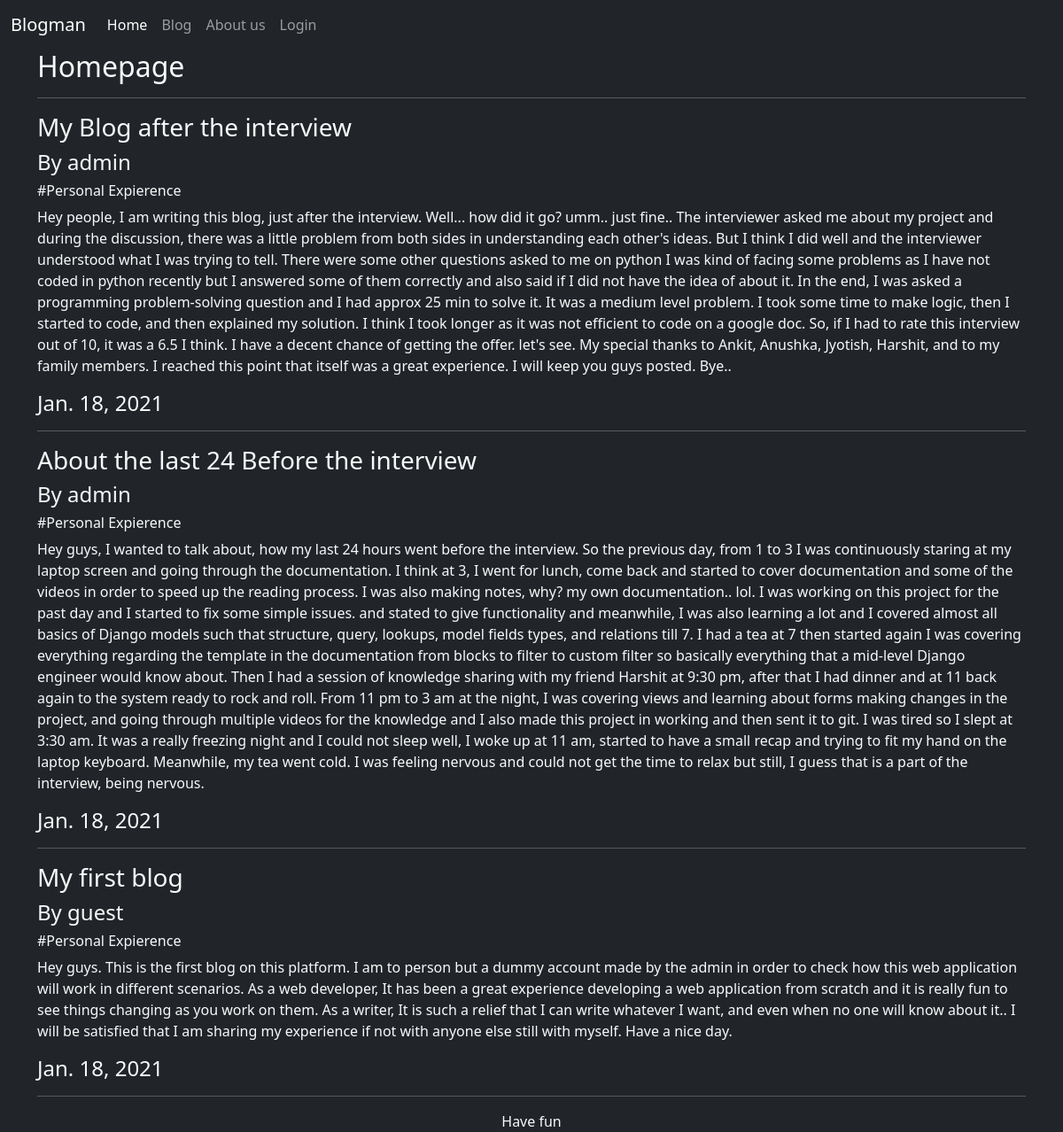
The page / on the database its author committed.
### blogs/models.py (models this page shows, shortened)
class Blog(models.Model):
	genre_type = [
		("Science and Technology","Science and Technology"),
		("Literature","Literature"),
		("Action","Action"),
		("Personal Expierence","Personal Expierence"),
	]
	author = models.CharField(max_length=30)
	title  = models.CharField(max_length=30)
	genre  = models.CharField(max_length = 30, blank = True, null = True, choices=genre_type)
	content= models.TextField(blank = False)
	date   = models.DateField(blank= False, auto_now=True)

### blogs/views.py (the view)
# urls.py: path('',blog_views.index,name="home"),
def index(request, *agrs, **kwargs):
	obj = Blog.objects.all()
	context={
		"blogs":obj
	}
	template = loader.get_template('index.html')
	return HttpResponse(template.render(context, request))

### templates/index.html (shortened to what this page needs)
{%extends 'Base.html'%}
{%block body%}
	<div class="container">
		<h2>Homepage</h2>
		<hr>
		{%for blog in blogs%}
			<h3>{{blog.title}}</h3>
			<h4>By {{blog.author}}<h4>
			<h6>#{{blog.genre}}</h6>
			<p>
				{{blog.content}}
			</p>
			<h4>{{blog.date}}</h4>
			<hr>
		{%endfor%}
	</div>
{%endblock%}

### rows shown on the page
Blog: title "My Blog after the interview", author "admin", genre "Personal Expierence", content "Hey people, I am writing this blog, just after the interview. Well... how did it go? umm.. just fine.. The interviewer asked me about my project and during the discussion, there was a little problem from both sides in understanding each other's ideas. But I think I did well and the interviewer understood what I was trying to tell. There were some other questions asked to me on python I was kind of facing some problems as I have not coded in python recently but I answered some of them correctly and also said if I did not have the idea of about it. In the end, I was asked a programming problem-solving question and I had approx 25 min to solve it. It was a medium level problem. I took some…", date "Jan. 18, 2021"
Blog: title "About the last 24 Before the interview", author "admin", genre "Personal Expierence", content "Hey guys, I wanted to talk about, how my last 24 hours went before the interview. So the previous day, from 1 to 3 I was continuously staring at my laptop screen and going through the documentation. I think at 3, I went for lunch, come back and started to cover documentation and some of the videos in order to speed up the reading process. I was also making notes, why? my own documentation.. lol. I was working on this project for the past day and I started to fix some simple issues. and stated to give functionality and meanwhile, I was also learning a lot and I covered almost all basics of Django models such that structure, query, lookups, model fields types, and relations till 7. I had a…", date "Jan. 18, 2021"
Blog: title "My first blog", author "guest", genre "Personal Expierence", content "Hey guys. This is the first blog on this platform. I am to person but a dummy account made by the admin in order to check how this web application will work in different scenarios. As a web developer, It has been a great experience developing a web application from scratch and it is really fun to see things changing as you work on them. As a writer, It is such a relief that I can write whatever I want, and even when no one will know about it.. I will be satisfied that I am sharing my experience if not with anyone else still with myself. Have a nice day.", date "Jan. 18, 2021"
